Frame 1 (no input): blank canvas, image omitted
Frame 60 (the mouse pressed at the canvas centre just before this capture): blank canvas, image omitted
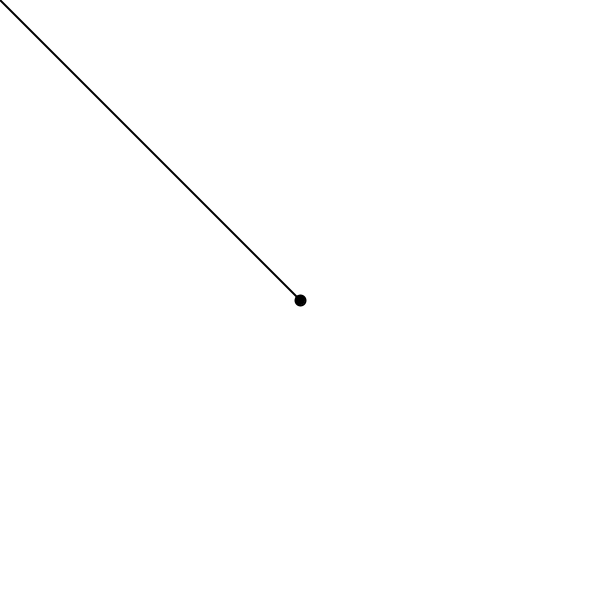
Frame 120 (the mouse held since frame 60 and released just before this capture)

The Processing sketch whose frames 1 and 60 were blank and that drew this single picture after the mouse press (run headless with seeded random() and noise(); from frame 60 on, the mouse is pressed at the canvas centre):

// Processing sketch: Wektor
// ── Wektor.pde

void setup(){
 size(600,600);
}

void draw(){
   background(255);
   stroke(0);
   strokeWeight(2);
   fill(0);
   
   PVector mysz=new PVector(mouseX,mouseY);
  
   // wektor
   line(0,0,mysz.x,mysz.y); 
   ellipse(mysz.x,mysz.y,10,10);

}
